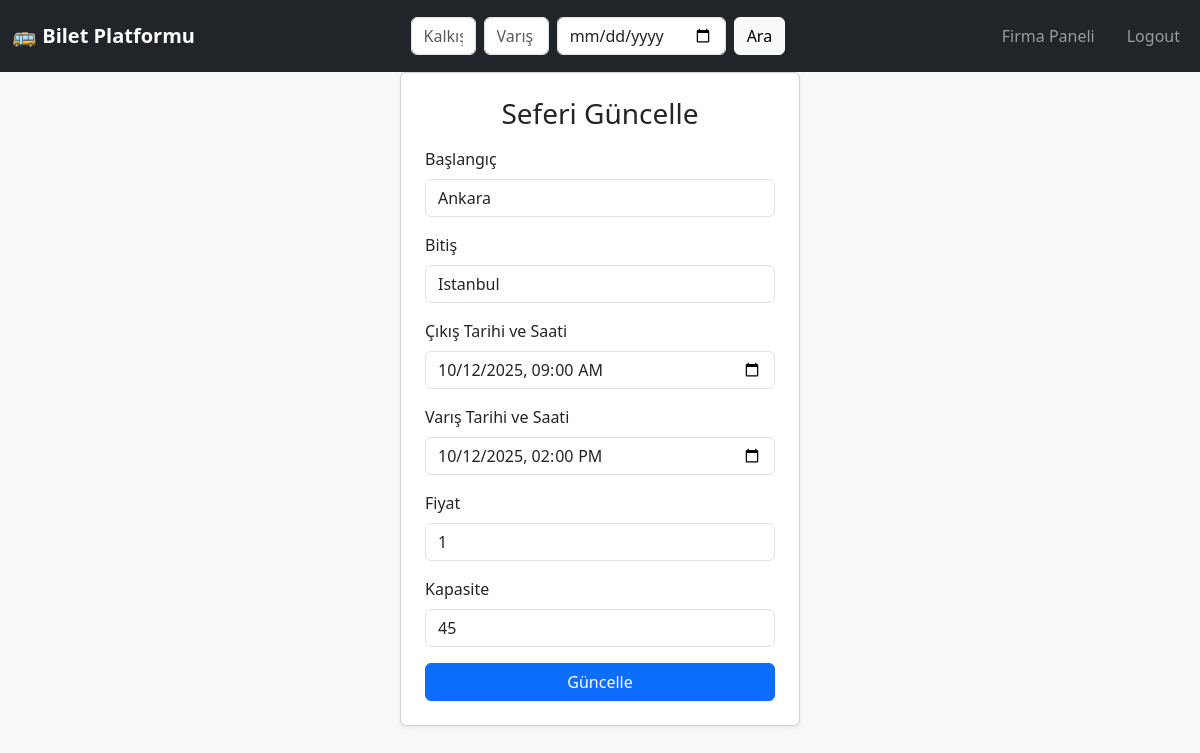
/edit_trip.php?trip_id=c9c3bb49-29c7-4729-95df-67961e1dc74b (signed in), run on the app's committed database.
### tables this page shows
CREATE TABLE Trips (
    id TEXT PRIMARY KEY,                          -- UUID
    company_id TEXT NOT NULL,
    destination_city TEXT NOT NULL,
    arrival_time DATETIME NOT NULL,
    departure_time DATETIME NOT NULL,
    departure_city TEXT NOT NULL,
    price REAL NOT NULL,
    capacity INTEGER NOT NULL,
    created_date TIMESTAMP DEFAULT CURRENT_TIMESTAMP,
    FOREIGN KEY (company_id) REFERENCES Bus_Company(id)
);

### src/helper.php (called while the page is built, shortened)
<?php
require_once __DIR__ . '/../src/auth.php';
function get_company_trip($trip_id) {
    global $db;
    $stmt = $db->prepare('SELECT * FROM Trips WHERE id = :id LIMIT 1');
    $stmt->bindValue(':id', $trip_id);
    $stmt->execute();
    return $stmt->fetch(PDO::FETCH_ASSOC);
}
?>

### public/edit_trip.php (the view, shortened to what this page needs)
<?php
require_once __DIR__ . '/../src/auth.php';
require_once __DIR__ . '/../src/helper.php';
if ($_SERVER['REQUEST_METHOD'] === 'GET' && isset($_GET['trip_id'])) {
    $trip_id = $_GET['trip_id'];
    $trip = get_company_trip($trip_id);
}
include 'header.php';
?>
<div class="main-content">
  <div class="d-flex justify-content-center align-items-center" style="min-height: 80vh;">
      <div class="card shadow-sm p-4" style="width: 400px;">
          <h3 class="text-center mb-3">Seferi Güncelle</h3>
          <form method="POST" action="">
              <div class="mb-3">
                  <label class="form-label">Başlangıç</label>
                  <input type="text" name="departure_city" class="form-control"
                         value="<?= htmlspecialchars($trip['departure_city'] ?? '') ?>" required>
              </div>
              <div class="mb-3">
                  <label class="form-label">Bitiş</label>
                  <input type="text" name="destination_city" class="form-control"
                         value="<?= htmlspecialchars($trip['destination_city'] ?? '') ?>" required>
              </div>
              <div class="mb-3">
                  <label class="form-label">Çıkış Tarihi ve Saati</label>
                  <input type="datetime-local" name="departure_time" class="form-control"
                         value="<?= isset($trip['departure_time']) ? date('Y-m-d\TH:i', strtotime($trip['departure_time'])) : '' ?>" required>
              </div>
              <div class="mb-3">
                  <label class="form-label">Varış Tarihi ve Saati</label>
                  <input type="datetime-local" name="arrival_time" class="form-control"
                         value="<?= isset($trip['arrival_time']) ? date('Y-m-d\TH:i', strtotime($trip['arrival_time'])) : '' ?>" required>
              </div>
              <div class="mb-3">
                  <label class="form-label">Fiyat</label>
                  <input type="number" name="price" class="form-control"
                         value="<?= htmlspecialchars($trip['price'] ?? '') ?>" required>
              </div>
              <div class="mb-3">
                  <label class="form-label">Kapasite</label>
                  <input type="number" name="capacity" class="form-control"
                         value="<?= htmlspecialchars($trip['capacity'] ?? '') ?>" required>
              </div>
              <button type="submit" class="btn btn-primary w-100">Güncelle</button>
          </form>
      </div>
    </div>
</div>

### public/view/css/style.css (style rules this page uses)
html, body { height: 100%; }
body { display: flex; flex-direction: column; min-height: 100vh; }
.main-content { flex: 1; }

### data on the page
trips: departure_city "Ankara", destination_city "Istanbul", departure_time "10/12/2025 09:00", arrival_time "10/12/2025 14:00", price "1", capacity "45"
